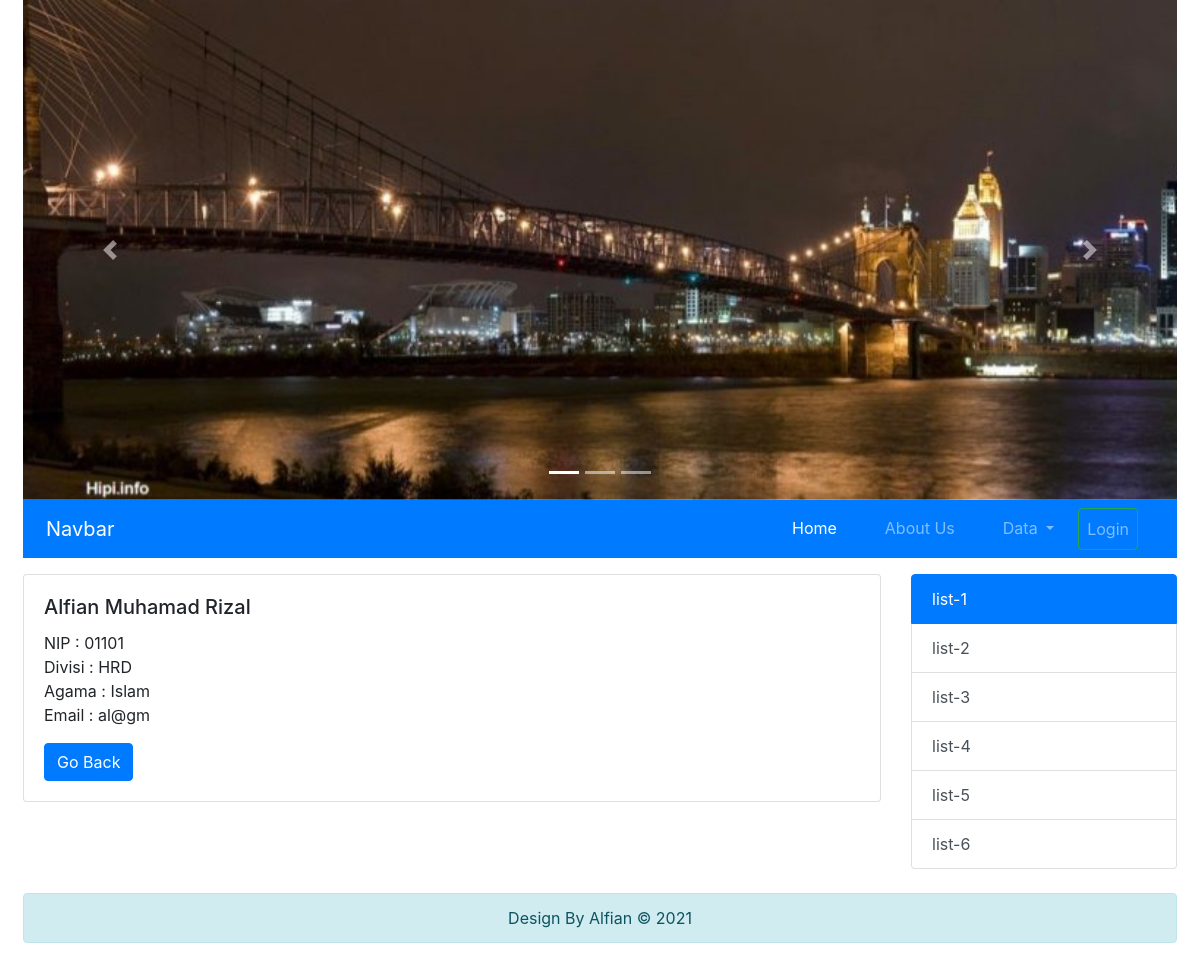
Page /index.php?hal=detailPegawai&id=1 on the committed database.
### tables this page shows
CREATE TABLE `pegawai` (
  `id` int(11) NOT NULL,
  `nip` varchar(5) NOT NULL,
  `nama` varchar(50) NOT NULL,
  `email` varchar(5) NOT NULL,
  `agama` enum('Islam','Krristen Protestan','Kristen Katholik','Hindu','Budha','Khonghucu') DEFAULT NULL,
  `iddivisi` int(11) DEFAULT NULL,
  `foto` varchar(50) DEFAULT NULL
);

CREATE TABLE `divisi` (
  `id` int(11) NOT NULL,
  `nama` varchar(50) NOT NULL
);

### models/Pegawai.php (called while the page is built, shortened)
<?php
class Pegawai{
    private $koneksi;
    public function __construct()
    {
        global $dbh;
        $this->koneksi = $dbh;
    }
    public function getPegawai($id)
    {
        $sql = "SELECT pegawai.* , divisi.nama as divisi
                  FROM pegawai INNER JOIN divisi
                  ON divisi.id = pegawai.iddivisi
                  WHERE pegawai.id = ?";
        $ps = $this->koneksi->prepare($sql);
        $ps->execute([$id]);
        $rs = $ps->fetch();
        return $rs;
    }
}

### detailPegawai.php (the view)
<?php
require_once 'models/Pegawai.php';
$id = $_REQUEST['id'];
$obj = new Pegawai();
$peg = $obj->getPegawai($id);
?>
<div class="card mb-3" >
  <div class="card-body">
    <h5 class="card-title"><?= $peg['nama'] ?></h5>
    <p class="card-text">
        NIP : <?= $peg['nip']; ?>
        <br/>Divisi : <?= $peg['divisi'] ?>
        <br/>Agama : <?= $peg['agama'] ?>
        <br/>Email : <?= $peg['email'] ?>
    </p>
    <a href="index.php?hal=dataPegawai" class="btn btn-primary">Go Back</a>
  </div>
</div>

### rows in the picture
pegawai: nama "Alfian Muhamad Rizal", nip "01101", iddivisi.nama "HRD", agama "Islam", email "al@gm"
